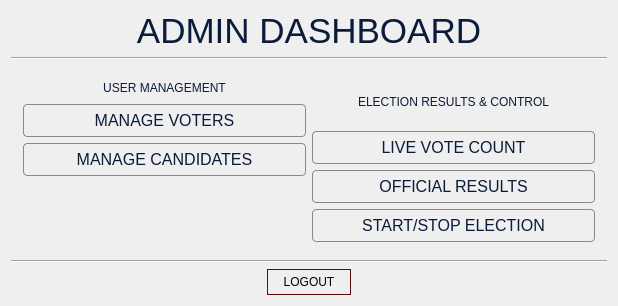
<?xml version="1.0" encoding="UTF-8"?>
<ui version="4.0">
 <class>dashboard</class>
 <widget class="QDialog" name="dashboard">
  <property name="geometry">
   <rect>
    <x>0</x>
    <y>0</y>
    <width>618</width>
    <height>306</height>
   </rect>
  </property>
  <property name="windowTitle">
   <string>PolliTech</string>
  </property>
  <property name="windowIcon">
   <iconset resource="../VVM.qrc">
    <normaloff>:/backgrounds/Smol logo no bg.png</normaloff>:/backgrounds/Smol logo no bg.png</iconset>
  </property>
  <property name="styleSheet">
   <string notr="true">QDialog {
background: qlineargradient(
        x1: 0, y1: 0,
        x2: 0, y2: 1,
        stop: 0 #f0f0f0,
        stop: 1 #e0e0e0
    );
}</string>
  </property>
  <layout class="QGridLayout" name="gridLayout_2">
   <item row="0" column="0">
    <widget class="QLabel" name="label_4">
     <property name="styleSheet">
      <string notr="true">QLabel {
	font: 700 9pt &quot;Segoe UI&quot;;
	font-size: 35px;
	color: #0A1C3A;
}</string>
     </property>
     <property name="text">
      <string>ADMIN DASHBOARD</string>
     </property>
     <property name="alignment">
      <set>Qt::AlignmentFlag::AlignCenter</set>
     </property>
    </widget>
   </item>
   <item row="1" column="0">
    <widget class="Line" name="line">
     <property name="orientation">
      <enum>Qt::Orientation::Horizontal</enum>
     </property>
    </widget>
   </item>
   <item row="2" column="0">
    <widget class="QFrame" name="frame">
     <property name="styleSheet">
      <string notr="true">QFrame {
padding: 3px;
}</string>
     </property>
     <property name="frameShape">
      <enum>QFrame::Shape::NoFrame</enum>
     </property>
     <property name="frameShadow">
      <enum>QFrame::Shadow::Raised</enum>
     </property>
     <layout class="QGridLayout" name="gridLayout">
      <item row="0" column="0">
       <layout class="QVBoxLayout" name="verticalLayout_3">
        <item>
         <layout class="QVBoxLayout" name="verticalLayout">
          <item>
           <widget class="QLabel" name="label">
            <property name="styleSheet">
             <string notr="true">QLabel {
	font: 600 14pt &quot;Segoe UI&quot;;
	color: #0A1C3A;
}</string>
            </property>
            <property name="text">
             <string>USER MANAGEMENT</string>
            </property>
            <property name="alignment">
             <set>Qt::AlignmentFlag::AlignCenter</set>
            </property>
           </widget>
          </item>
          <item>
           <widget class="QPushButton" name="manage_voter_button">
            <property name="cursor">
             <cursorShape>PointingHandCursor</cursorShape>
            </property>
            <property name="focusPolicy">
             <enum>Qt::FocusPolicy::NoFocus</enum>
            </property>
            <property name="toolTip">
             <string>&lt;html&gt;&lt;head/&gt;&lt;body&gt;&lt;p align=&quot;center&quot;&gt;Add or Remove Voters&lt;/p&gt;&lt;/body&gt;&lt;/html&gt;</string>
            </property>
            <property name="toolTipDuration">
             <number>-1</number>
            </property>
            <property name="styleSheet">
             <string notr="true">QPushButton {
    font: 600 9pt &quot;Segoe UI&quot;;
    font-size: 16px;
    color: #0A1C3A;
    background: qlineargradient(x1:0, y1:0, x2:0, y2:1,
                                stop:0 #ffffff, stop:1 #dcdcdc);
    border: 1px solid #888;
    border-radius: 4px;
    padding: 6px 12px;
    outline: none;
}

QPushButton:hover {
    background: qlineargradient(x1:0, y1:0, x2:0, y2:1,
                                stop:0 #f0f0f0, stop:1 #c8c8c8);
    border: 1px solid #555;
}

QPushButton:pressed {
    background: qlineargradient(x1:0, y1:0, x2:0, y2:1,
                                stop:0 #c8c8c8, stop:1 #a0a0a0);
    padding-top: 7px;
    padding-left: 13px;
}
</string>
            </property>
            <property name="text">
             <string>MANAGE VOTERS</string>
            </property>
            <property name="iconSize">
             <size>
              <width>16</width>
              <height>16</height>
             </size>
            </property>
           </widget>
          </item>
          <item>
           <widget class="QPushButton" name="manage_candidate_button">
            <property name="cursor">
             <cursorShape>PointingHandCursor</cursorShape>
            </property>
            <property name="focusPolicy">
             <enum>Qt::FocusPolicy::NoFocus</enum>
            </property>
            <property name="toolTip">
             <string>&lt;html&gt;&lt;head/&gt;&lt;body&gt;&lt;p align=&quot;center&quot;&gt;Add or Remove Candidates&lt;/p&gt;&lt;/body&gt;&lt;/html&gt;</string>
            </property>
            <property name="styleSheet">
             <string notr="true">QPushButton {
    font: 600 9pt &quot;Segoe UI&quot;;
    font-size: 16px;
    color: #0A1C3A;
    background: qlineargradient(x1:0, y1:0, x2:0, y2:1,
                                stop:0 #ffffff, stop:1 #dcdcdc);
    border: 1px solid #888;
    border-radius: 4px;
    padding: 6px 12px;
    outline: none;
}

QPushButton:hover {
    background: qlineargradient(x1:0, y1:0, x2:0, y2:1,
                                stop:0 #f0f0f0, stop:1 #c8c8c8);
    border: 1px solid #555;
}

QPushButton:pressed {
    background: qlineargradient(x1:0, y1:0, x2:0, y2:1,
                                stop:0 #c8c8c8, stop:1 #a0a0a0);
    padding-top: 7px;
    padding-left: 13px;
}
</string>
            </property>
            <property name="text">
             <string>MANAGE CANDIDATES</string>
            </property>
            <property name="iconSize">
             <size>
              <width>16</width>
              <height>16</height>
             </size>
            </property>
           </widget>
          </item>
          <item>
           <spacer name="verticalSpacer">
            <property name="orientation">
             <enum>Qt::Orientation::Vertical</enum>
            </property>
            <property name="sizeHint" stdset="0">
             <size>
              <width>20</width>
              <height>40</height>
             </size>
            </property>
           </spacer>
          </item>
         </layout>
        </item>
       </layout>
      </item>
      <item row="0" column="1">
       <layout class="QVBoxLayout" name="verticalLayout_4">
        <item>
         <layout class="QVBoxLayout" name="verticalLayout_2">
          <item>
           <widget class="QLabel" name="label_3">
            <property name="styleSheet">
             <string notr="true">QLabel {
	font: 600 14pt &quot;Segoe UI&quot;;
	color: #0A1C3A;
}</string>
            </property>
            <property name="text">
             <string>ELECTION RESULTS &amp; CONTROL</string>
            </property>
            <property name="alignment">
             <set>Qt::AlignmentFlag::AlignCenter</set>
            </property>
           </widget>
          </item>
          <item>
           <widget class="QPushButton" name="view_live_vote_button">
            <property name="cursor">
             <cursorShape>PointingHandCursor</cursorShape>
            </property>
            <property name="focusPolicy">
             <enum>Qt::FocusPolicy::NoFocus</enum>
            </property>
            <property name="toolTip">
             <string>&lt;html&gt;&lt;head/&gt;&lt;body&gt;&lt;p align=&quot;center&quot;&gt;View live vote count&lt;/p&gt;&lt;/body&gt;&lt;/html&gt;</string>
            </property>
            <property name="styleSheet">
             <string notr="true">QPushButton {
    font: 600 9pt &quot;Segoe UI&quot;;
    font-size: 16px;
    color: #0A1C3A;
    background: qlineargradient(x1:0, y1:0, x2:0, y2:1,
                                stop:0 #ffffff, stop:1 #dcdcdc);
    border: 1px solid #888;
    border-radius: 4px;
    padding: 6px 12px;
    outline: none;
}

QPushButton:hover {
    background: qlineargradient(x1:0, y1:0, x2:0, y2:1,
                                stop:0 #f0f0f0, stop:1 #c8c8c8);
    border: 1px solid #555;
}

QPushButton:pressed {
    background: qlineargradient(x1:0, y1:0, x2:0, y2:1,
                                stop:0 #c8c8c8, stop:1 #a0a0a0);
    padding-top: 7px;
    padding-left: 13px;
}
</string>
            </property>
            <property name="text">
             <string>LIVE VOTE COUNT</string>
            </property>
            <property name="iconSize">
             <size>
              <width>16</width>
              <height>16</height>
             </size>
            </property>
           </widget>
          </item>
          <item>
           <widget class="QPushButton" name="election_results_button">
            <property name="cursor">
             <cursorShape>PointingHandCursor</cursorShape>
            </property>
            <property name="toolTip">
             <string>&lt;html&gt;&lt;head/&gt;&lt;body&gt;&lt;p align=&quot;center&quot;&gt;View Election Results&lt;/p&gt;&lt;/body&gt;&lt;/html&gt;</string>
            </property>
            <property name="styleSheet">
             <string notr="true">QPushButton {
    font: 600 9pt &quot;Segoe UI&quot;;
    font-size: 16px;
    color: #0A1C3A;
    background: qlineargradient(x1:0, y1:0, x2:0, y2:1,
                                stop:0 #ffffff, stop:1 #dcdcdc);
    border: 1px solid #888;
    border-radius: 4px;
    padding: 6px 12px;
    outline: none;
}

QPushButton:hover {
    background: qlineargradient(x1:0, y1:0, x2:0, y2:1,
                                stop:0 #f0f0f0, stop:1 #c8c8c8);
    border: 1px solid #555;
}

QPushButton:pressed {
    background: qlineargradient(x1:0, y1:0, x2:0, y2:1,
                                stop:0 #c8c8c8, stop:1 #a0a0a0);
    padding-top: 7px;
    padding-left: 13px;
}
</string>
            </property>
            <property name="text">
             <string>OFFICIAL RESULTS</string>
            </property>
           </widget>
          </item>
          <item>
           <widget class="QPushButton" name="start_election_button">
            <property name="cursor">
             <cursorShape>PointingHandCursor</cursorShape>
            </property>
            <property name="focusPolicy">
             <enum>Qt::FocusPolicy::NoFocus</enum>
            </property>
            <property name="toolTip">
             <string>&lt;html&gt;&lt;head/&gt;&lt;body&gt;&lt;p align=&quot;center&quot;&gt;Control Election&lt;/p&gt;&lt;/body&gt;&lt;/html&gt;</string>
            </property>
            <property name="styleSheet">
             <string notr="true">QPushButton {
    font: 600 9pt &quot;Segoe UI&quot;;
    font-size: 16px;
    color: #0A1C3A;
    background: qlineargradient(x1:0, y1:0, x2:0, y2:1,
                                stop:0 #ffffff, stop:1 #dcdcdc);
    border: 1px solid #888;
    border-radius: 4px;
    padding: 6px 12px;
    outline: none;
}

QPushButton:hover {
    background: qlineargradient(x1:0, y1:0, x2:0, y2:1,
                                stop:0 #f0f0f0, stop:1 #c8c8c8);
    border: 1px solid #555;
}

QPushButton:pressed {
    background: qlineargradient(x1:0, y1:0, x2:0, y2:1,
                                stop:0 #c8c8c8, stop:1 #a0a0a0);
    padding-top: 7px;
    padding-left: 13px;
}
</string>
            </property>
            <property name="text">
             <string>START/STOP ELECTION</string>
            </property>
            <property name="iconSize">
             <size>
              <width>16</width>
              <height>16</height>
             </size>
            </property>
           </widget>
          </item>
         </layout>
        </item>
       </layout>
      </item>
     </layout>
    </widget>
   </item>
   <item row="3" column="0">
    <widget class="Line" name="line_2">
     <property name="orientation">
      <enum>Qt::Orientation::Horizontal</enum>
     </property>
    </widget>
   </item>
   <item row="4" column="0" alignment="Qt::AlignmentFlag::AlignHCenter">
    <widget class="QPushButton" name="LogoutButton">
     <property name="cursor">
      <cursorShape>PointingHandCursor</cursorShape>
     </property>
     <property name="focusPolicy">
      <enum>Qt::FocusPolicy::NoFocus</enum>
     </property>
     <property name="layoutDirection">
      <enum>Qt::LayoutDirection::RightToLeft</enum>
     </property>
     <property name="styleSheet">
      <string notr="true">QPushButton {
    font: 600 9pt &quot;Segoe UI&quot;;
    font-size: 12px;
    color: black;

    background-color: qlineargradient(
        x1:0, y1:0, x2:0, y2:1,
        stop:0 rgb(220, 60, 50), 
        stop:1 rgb(180, 30, 30)
    );

    border: 1px solid #5A0A0A; 
    border-radius: 14px;
    padding: 5px 15px;
}

QPushButton:hover {
    background-color: qlineargradient(
        x1:0, y1:0, x2:0, y2:1,
        stop:0 rgb(240, 80, 70),
        stop:1 rgb(200, 40, 40)
    );
}

QPushButton:pressed {
    background-color: rgb(160, 20, 20);
    padding-top: 6px;
    padding-bottom: 4px;
}

QPushButton:focus {
    outline: none;
    border: 2px solid #8B0000;
}
</string>
     </property>
     <property name="text">
      <string>LOGOUT</string>
     </property>
     <property name="icon">
      <iconset resource="../VVM.qrc">
       <normaloff>:/icons/buttons/icons/power_icon.png</normaloff>:/icons/buttons/icons/power_icon.png</iconset>
     </property>
     <property name="iconSize">
      <size>
       <width>16</width>
       <height>16</height>
      </size>
     </property>
    </widget>
   </item>
  </layout>
 </widget>
 <resources>
  <include location="../VVM.qrc"/>
 </resources>
 <connections/>
</ui>
